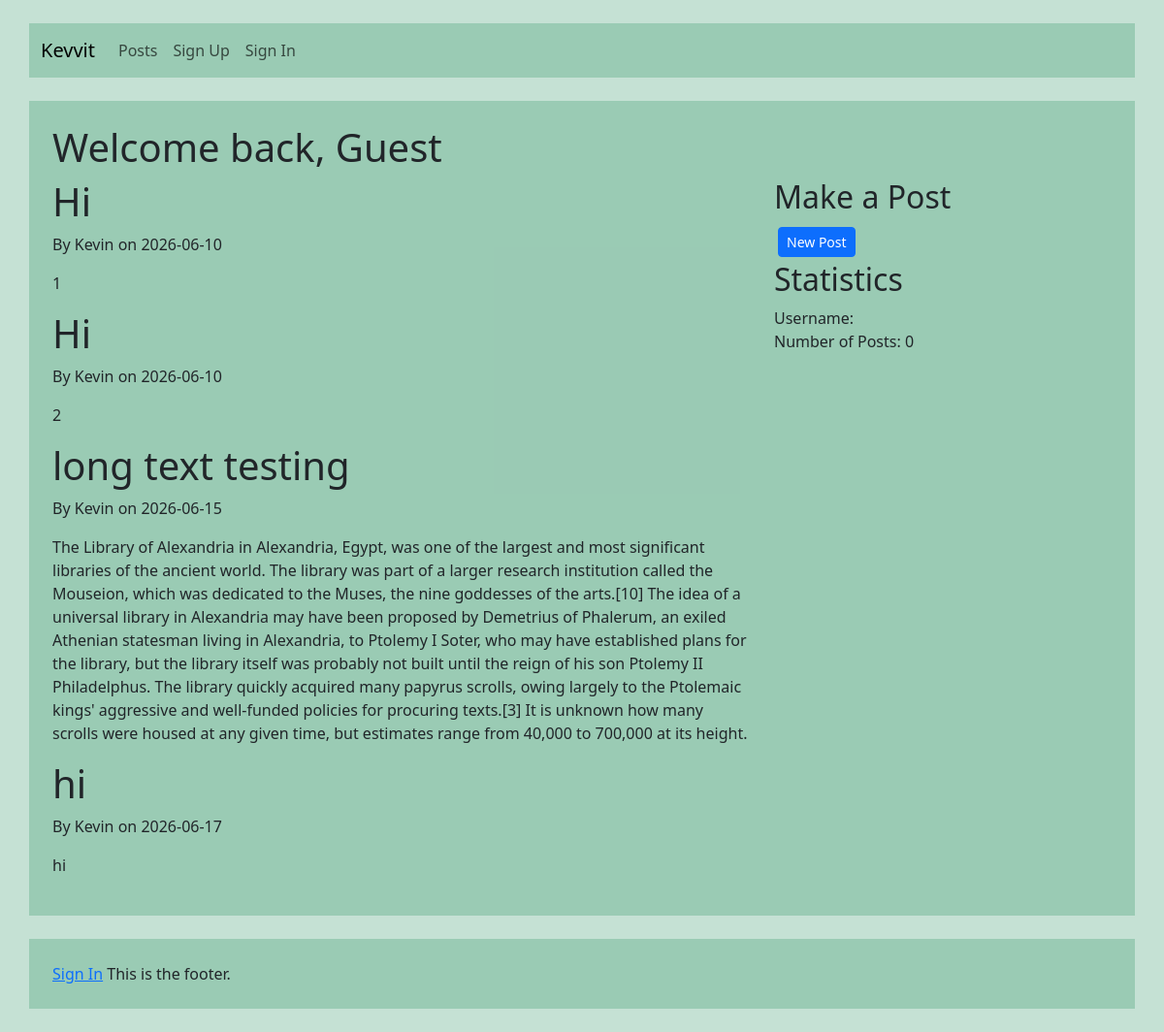
The page / on the database its author committed.
### blog/models.py (models this page shows, shortened)
class Post(db.Model):
    id = db.Column(db.Integer, primary_key=True)
    title = db.Column(
        db.String(100),
        nullable=False
    )
    content = db.Column(
        db.Text,
        nullable=False
    )
    date_posted = db.Column(
        db.DateTime,
        nullable=False,
        default=datetime.utcnow
    )
    date_updated = db.Column(
        db.DateTime,
        nullable=True,
        default=datetime.utcnow
    )
    author_id = db.Column(
        db.Integer,
        db.ForeignKey('user.id'),
        nullable=False
        )
    upvotes = db.Column(
        db.Integer,
        nullable=False,
        default=0
    )
    downvotes = db.Column(
        db.Integer,
        nullable=False,
        default=0
    )

class User(db.Model):
    id = db.Column(db.Integer, primary_key=True)
    username = db.Column(
        db.String(80),
        unique=True,
        nullable=False
    )
    password = db.Column(
        db.String(120),
        unique=False,
        nullable=False
    )
    posts = db.relationship(
        'Post',
        backref='author',
        lazy=True
    )

### blog/routes.py (the view)
@app.route('/', methods=['GET', 'POST'])
def dashboard():
    if session.get('user_id'):
        current_user=User.query.get(session['user_id'])
    else:
        current_user="Guest"
    all_posts = Post.query.all()
    return render_template('dashboard.html', title='dashboard', posts=all_posts, current_user=current_user)

### blog/templates/dashboard.html (shortened to what this page needs)
{% extends "base.html" %}
{% set active_page='dashboard' %}
{% block content %}
<h1>
    Welcome back, {{ current_user }}
</h1>
<div class="row">
    <div class="col-8">
       {% for post in posts %}
            <h1>{{ post.title }}</h1>
            <p>By {{ post.author.username }} on {{ post.date_posted.strftime('%Y-%m-%d') }}</p>
            <p> {{ post.content }}</p>
        {% endfor %}
    </div>
    <div class="col-4">
        <h2>
            Make a Post
        </h2>
            <a class="btn btn-primary btn-sm m-1" href="{{ url_for('new_post') }}">New Post</a>
        <h2>
            Statistics
        </h2>
          <div class="column align-items-start">
            <div class="row">
            <p1>
                Username: {{ current_user.username }}
            </p1>
            </div>
            <div class="row">
            <p1>
                Number of Posts: {{ current_user.posts|length }}
            </p1>
            </div>
        </div>
    </div>
</div>
{% endblock %}
{% block footer %}This is the footer.{% endblock %}

### blog/templates/base.html (shortened to what this page needs)
<!doctype html>
<html lang="en">
  <head>
    {% block head %}
    <link href="https://cdn.jsdelivr.net/npm/bootstrap@5.3.8/dist/css/bootstrap.min.css" rel="stylesheet">
    {% endblock %}
  </head>
  <body>
    <div class="bg-success bg-opacity-25 min-vh-100 p-4 my-0">
      <nav class="container navbar navbar-expand-lg bg-success bg-opacity-25 ">
          <div class="container-fluid">
              <a class="navbar-brand" href="{{url_for('dashboard')}}">Kevvit</a>
              <div class="collapse navbar-collapse" id="navbarText">
                  <ul class="navbar-nav me-auto mb-2 mb-lg-0">
                      <li class="nav-item">
                        <a class="nav-link" href="{{url_for('posts')}}">Posts</a>
                      </li>
                  {% if session.get("user_id") %}
                      <li class="nav-item">
                        <a class="nav-link" href="{{url_for('dashboard')}}">Dashboard</a>
                      </li>
                      <li class="nav-item">
                        <a class="nav-link" href="{{url_for('new_post')}}">New Post</a>
                      </li>
                      <li class="nav-item">
                        <a class="nav-link" href="{{url_for('database')}}">Database</a>
                      <li class="nav-item">
                        <a class="nav-link" href="{{url_for('sign_out')}}">Sign Out</a>
                      </li>
                  {% else %}
                      <li class="nav-item">
                        <a class="nav-link" href="{{url_for('sign_up')}}">Sign Up</a>
                      </li>
                      <li class="nav-item">
                        <a class="nav-link" href="{{url_for('sign_in')}}">Sign In</a>
                      </li>
                  {% endif %}
                  </ul>
              </div>
          </div>
      </nav>
      <div class="container bg-success bg-opacity-25 p-4 mt-4 mb-0 content">
        {% block content %}
        {% endblock %}
      </div>
      <div class="container bg-success bg-opacity-25 p-4 mt-4 mb-0">
        {% if session.get("user_id") %}
            Logged in as {{ session.username }}
            <a href="/sign_out">Sign Out</a>
        {% else %}
            <a href="/sign_in">Sign In</a>
        {% endif %}
        {% block footer %}
        {% endblock %}
      </div>
    </div>
  </body>
</html>

### rows shown on the page
Post: title "Hi", author.username "Kevin", date_posted "2026-06-10", content "1"
Post: title "Hi", author.username "Kevin", date_posted "2026-06-10", content "2"
Post: title "long text testing", author.username "Kevin", date_posted "2026-06-15", content "The Library of Alexandria in Alexandria, Egypt, was one of the largest and most significant libraries of the ancient world. The library was part of a larger research institution called the Mouseion, which was dedicated to the Muses, the nine goddesses of the arts.[10] The idea of a universal library in Alexandria may have been proposed by Demetrius of Phalerum, an exiled Athenian statesman living in Alexandria, to Ptolemy I Soter, who may have established plans for the library, but the library itself was probably not built until the reign of his son Ptolemy II Philadelphus. The library quickly acquired many papyrus scrolls, owing largely to the Ptolemaic kings' aggressive and well-funded…"
Post: title "hi", author.username "Kevin", date_posted "2026-06-17", content "hi"

### other values the page prints
{{ current_user }} "Guest"
{{ current_user.posts|length }} "0"
